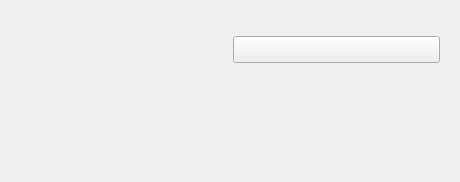
<?xml version="1.0" encoding="UTF-8"?>
<ui version="4.0">
 <class>AlarmItemWidget</class>
 <widget class="QWidget" name="AlarmItemWidget">
  <property name="geometry">
   <rect>
    <x>0</x>
    <y>0</y>
    <width>460</width>
    <height>182</height>
   </rect>
  </property>
  <property name="font">
   <font>
    <pointsize>12</pointsize>
   </font>
  </property>
  <property name="windowTitle">
   <string>Dialog</string>
  </property>
  <layout class="QVBoxLayout" name="verticalLayout">
   <item>
    <widget class="QWidget" name="widget_2" native="true">
     <layout class="QHBoxLayout" name="horizontalLayout_2">
      <item>
       <widget class="QLabel" name="labelTime">
        <property name="font">
         <font>
          <pointsize>20</pointsize>
         </font>
        </property>
        <property name="text">
         <string/>
        </property>
       </widget>
      </item>
      <item>
       <widget class="QPushButton" name="btnToggle">
        <property name="text">
         <string/>
        </property>
       </widget>
      </item>
     </layout>
    </widget>
   </item>
   <item>
    <widget class="QWidget" name="widget" native="true">
     <layout class="QHBoxLayout" name="horizontalLayout" stretch="0,0,0">
      <item>
       <widget class="QLabel" name="labelName">
        <property name="text">
         <string/>
        </property>
       </widget>
      </item>
      <item>
       <widget class="QLabel" name="label">
        <property name="text">
         <string/>
        </property>
       </widget>
      </item>
      <item>
       <widget class="QLabel" name="labelRepeat">
        <property name="text">
         <string/>
        </property>
       </widget>
      </item>
     </layout>
    </widget>
   </item>
  </layout>
 </widget>
 <resources/>
 <connections/>
</ui>
